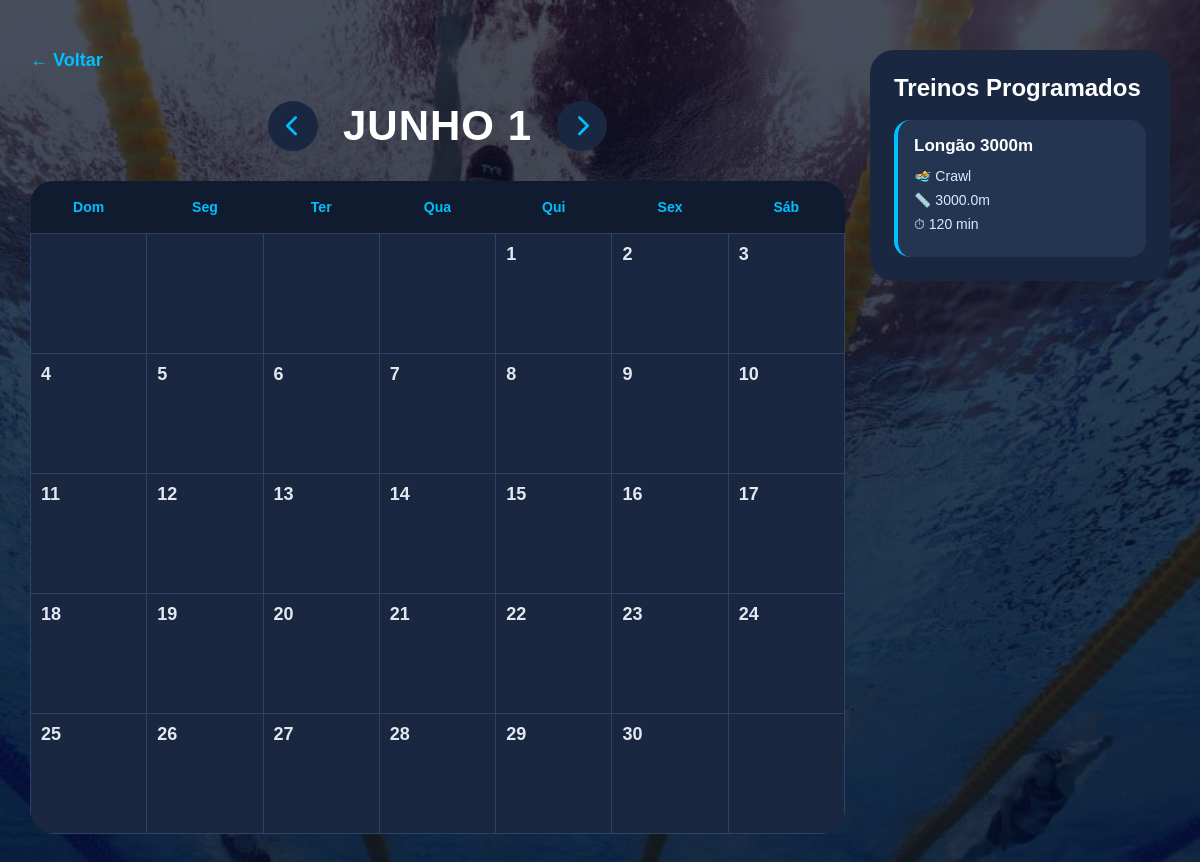
/calendario?ano=1 (signed in), run on the app's committed database.
### tables this page shows
CREATE TABLE treinos_modelo (
    id INTEGER PRIMARY KEY AUTOINCREMENT,
    titulo TEXT NOT NULL,
    estilo TEXT,
    tamanho_piscina REAL,
    voltas INTEGER,
    distancia_metros REAL,
    duracao_minutos INTEGER,
    pace TEXT,
    observacoes TEXT,
    equipamentos TEXT,
    usuario_id INTEGER,
    criado_em TIMESTAMP DEFAULT CURRENT_TIMESTAMP
);

### app.py (the view)
@app.route("/calendario")
@login_obrigatorio
def calendario_view():
    hoje = date.today()
    ano = int(request.args.get("ano", hoje.year))
    mes = int(request.args.get("mes", hoje.month))
    mes_anterior = mes - 1
    ano_anterior = ano
    if mes_anterior == 0:
        mes_anterior = 12
        ano_anterior -= 1
    proximo_mes = mes + 1
    proximo_ano = ano
    if proximo_mes == 13:
        proximo_mes = 1
        proximo_ano += 1
    nomes_meses = [
        "",
        "JANEIRO",
        "FEVEREIRO",
        "MARÇO",
        "ABRIL",
        "MAIO",
        "JUNHO",
        "JULHO",
        "AGOSTO",
        "SETEMBRO",
        "OUTUBRO",
        "NOVEMBRO",
        "DEZEMBRO"
    ]
    nome_mes = nomes_meses[mes]
    usuario_id = session["usuario_id"]
    treinos = listar_treinos(usuario_id)
    treinos_por_dia = {}
    for treino in treinos:
        data_treino = treino["data_treino"]
        if isinstance(data_treino, str):
            data_treino = datetime.strptime(data_treino, "%Y-%m-%d").date()
        if data_treino.year == ano and data_treino.month == mes:
            dia = data_treino.day
            if dia not in treinos_por_dia:
                treinos_por_dia[dia] = []
            treinos_por_dia[dia].append(treino)
    calendario_mes = calendar.monthcalendar(ano, mes)
    treinos_modelo = listar_treinos_modelo(usuario_id)
    return render_template(
        "calendario.html",
        calendario_mes=calendario_mes,
        treinos_por_dia=treinos_por_dia,
        treinos_modelo=treinos_modelo,
        nome_mes=nome_mes,
        ano=ano,
        mes=mes,
        mes_anterior=mes_anterior,
        ano_anterior=ano_anterior,
        proximo_mes=proximo_mes,
        proximo_ano=proximo_ano
    )

### app.py (called while the page is built)
def login_obrigatorio(funcao):
    @wraps(funcao)
    def verificar_login(*args, **kwargs):
        if "usuario_id" not in session:
            return redirect(url_for("tela_login"))
        return funcao(*args, **kwargs)
    return verificar_login

### database/connection.py (called while the page is built)
def conectar():
    conexao = sqlite3.connect(DB_PATH)
    conexao.row_factory = sqlite3.Row
    return conexao

### modelos/treinos.py (called while the page is built)
def listar_treinos(usuario_id):
    conexao = conectar()
    cursor = conexao.cursor()
    sql = """
        SELECT * FROM treinos
        WHERE usuario_id = ?
        ORDER BY data_treino DESC
    """
    cursor.execute(sql, (usuario_id,))
    treinos = cursor.fetchall()
    cursor.close()
    conexao.close()
    return treinos

def listar_treinos_modelo(usuario_id):
    conexao = conectar()
    cursor = conexao.cursor()
    sql = """
       SELECT * FROM treinos_modelo
       WHERE usuario_id = ?
       ORDER BY criado_em DESC
    """
    cursor.execute(sql, (usuario_id,))
    treinos_modelo = cursor.fetchall()
    cursor.close()
    conexao.close()
    return treinos_modelo

### templates/calendario.html (shortened to what this page needs)
{% extends "base.html" %}
{% block extra_css %}
<link
    rel="stylesheet"
    href="https://cdnjs.cloudflare.com/ajax/libs/font-awesome/6.5.1/css/all.min.css"
>
{% endblock %}
{% block content %}
<main class="container-calendario">
    <div class="calendario-layout">
        <section class="calendario-area">
            <a href="/" class="btn-voltar-home">
                ← Voltar
            </a>
            <div class="topo-calendario">
                <a
                    class="btn-mes"
                    href="{{ url_for('calendario_view', ano=ano_anterior, mes=mes_anterior) }}"
                >
                    <i class="fa-solid fa-chevron-left"></i>
                </a>
                <h1>{{ nome_mes }} {{ ano }}</h1>
                <a
                    class="btn-mes"
                    href="{{ url_for('calendario_view', ano=proximo_ano, mes=proximo_mes) }}"
                >
                    <i class="fa-solid fa-chevron-right"></i>
                </a>
            </div>
            <table class="calendario">
                <thead>
                    <tr>
                        <th>Dom</th>
                        <th>Seg</th>
                        <th>Ter</th>
                        <th>Qua</th>
                        <th>Qui</th>
                        <th>Sex</th>
                        <th>Sáb</th>
                    </tr>
                </thead>
                <tbody>
                    {% for semana in calendario_mes %}
                    <tr>
                        {% for dia in semana %}
                        <td
                            class="dia-calendario"
                            data-dia="{{ dia }}"
                        >
                            {% if dia != 0 %}
                            <strong>{{ dia }}</strong>
                            {% endif %}
                        </td>
                        {% endfor %}
                    </tr>
                    {% endfor %}
                </tbody>
            </table>
        </section>
        <aside class="sidebar-modelos">
            <h2>Treinos Programados</h2>
            <div class="lista-modelos">
                {% for modelo in treinos_modelo %}
                <div
                    class="modelo-card modelo-arrastavel"
                    draggable="true"
                    data-id="{{ modelo.id }}"
                    data-titulo="{{ modelo.titulo }}"
                >
                    <h3>{{ modelo.titulo }}</h3>
                    <p>🏊 {{ modelo.estilo }}</p>
                    <p>📏 {{ modelo.distancia_metros }}m</p>
                    <p>⏱ {{ modelo.duracao_minutos }} min</p>
                </div>
                {% endfor %}
            </div>
        </aside>
    </div>
</main>
{% endblock %}

### static/style.css (style rules this page uses)
body { margin: 0; height: 100vh; overflow: hidden; font-family: Arial, sans-serif; background: #081229; color: white; }
table { width: 100%; border-collapse: collapse; background: #1a2740; border-radius: 20px; overflow: hidden; }
th { position: sticky; top: 0; z-index: 2; background: #101b30; color: #00bfff; padding: 16px; text-align: left; font-size: 14px; }
td { padding: 16px; border-bottom: 1px solid #2d4266; color: #e2e8f0; font-size: 14px; }
.btn-voltar-home { display: inline-flex; align-items: center; gap: 8px; margin-bottom: 30px; color: #00bfff; text-decoration: none; font-size: 18px; font-weight: bold; transition: 0.2s; }
.container-calendario { width: 95%; margin: auto; padding: 50px 0; }
.topo-calendario { display: flex; align-items: center; justify-content: center; gap: 25px; margin-bottom: 30px; }
.topo-calendario h1 { margin: 0; font-size: 42px; letter-spacing: 1px; color: white; }
.btn-mes { width: 50px; height: 50px; display: flex; justify-content: center; align-items: center; background: #1a2740; border: none; border-radius: 50%; text-decoration: none; color: #00bfff; font-size: 22px; font-weight: bold; cursor: pointer; transition: 0.2s; }
.calendario { width: 100%; border-collapse: collapse; background: #1a2740; border-radius: 24px; overflow: hidden; }
.calendario th { background: #101b30; color: #00bfff; padding: 18px; text-align: center; }
.calendario td { width: 14.2%; height: 150px; vertical-align: top; padding: 10px; border: 1px solid #2d4266; box-sizing: border-box; }
.calendario strong { display: block; margin-bottom: 12px; font-size: 18px; }
body:has(.container-calendario) { height: auto; min-height: 100vh; overflow-y: auto; overflow-x: hidden; }
.container-calendario { min-height: 100vh; padding-bottom: 80px; }
.calendario-layout { display: grid; grid-template-columns: 1fr 300px; gap: 25px; align-items: start; }
.calendario-area { min-width: 0; }
.calendario { width: 100%; }
.calendario td { height: 120px; }
.sidebar-modelos { background: #1a2740; border-radius: 24px; padding: 24px; box-sizing: border-box; max-height: 78vh; overflow-y: auto; }
.sidebar-modelos h2 { margin-top: 0; margin-bottom: 18px; font-size: 24px; }
.lista-modelos { display: flex; flex-direction: column; gap: 14px; }
.modelo-card { background: #243552; border-radius: 16px; padding: 16px; border-left: 4px solid #00bfff; }
.modelo-card h3 { margin: 0 0 12px; font-size: 17px; }
.modelo-card p { margin: 8px 0; color: #dbeafe; font-size: 14px; }
.calendario td { overflow: hidden; }
body { background: linear-gradient( rgba(1, 10, 30, 0.72), rgba(1, 10, 30, 0.82) ), url("img/piscina-bg.jpg"); background-size: cover; background-position: center; background-attachment: fixed; }
html, body { min-height: 100%; height: auto; overflow-y: auto; }

### data on the page
treinos_modelo: titulo "Longão 3000m", estilo "Crawl", distancia_metros "3000.0", duracao_minutos "120"

### other printed values
{{ nome_mes }} "JUNHO"
{{ ano }} "1"
{{ dia }} "1" "2" "3" "4" "5" "6" "7" "8" "9" "10" "11" "12" "13" "14" "15" "16" "17" "18" "19" "20" "21" "22" "23" "24" "25" "26" "27" "28" "29" "30"
